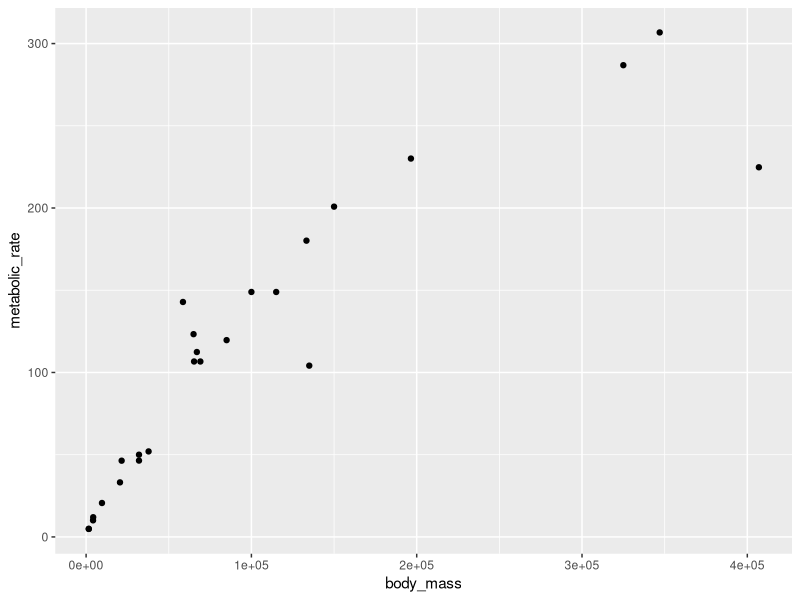
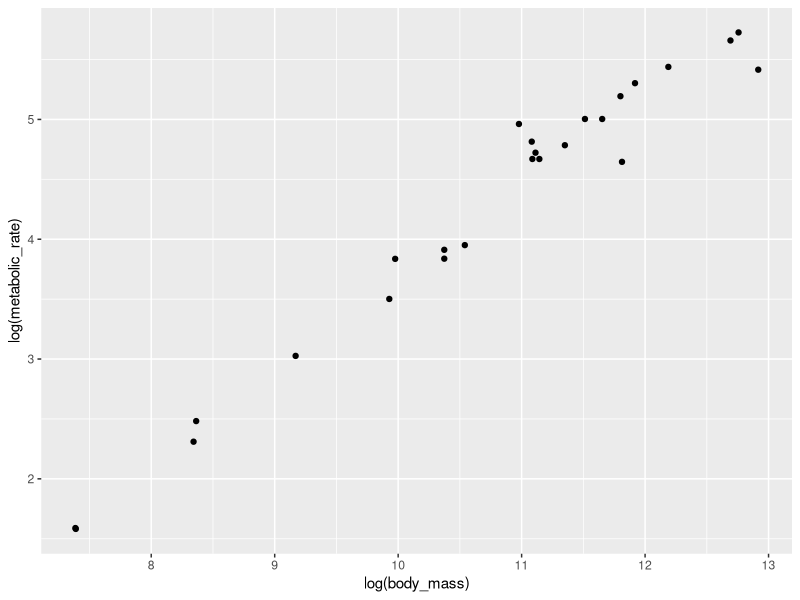

Write the R code that produced these figures, in order.
# Load library
# install.packages("tidyverse")
library(tidyverse)

#set up data frame for plotting
size_mr_data <- data.frame(
  body_mass = c(32000, 37800, 347000, 4200, 196500, 100000, 4290, 
    32000, 65000, 69125, 9600, 133300, 150000, 407000, 115000, 
    67000,325000, 21500, 58588, 65320, 85000, 135000, 20500, 1613,
    1618),
  metabolic_rate = c(49.984, 51.981, 306.770, 10.075, 230.073, 
    148.949, 11.966, 46.414, 123.287, 106.663, 20.619, 180.150, 
    200.830, 224.779, 148.940, 112.430, 286.847, 46.347, 142.863, 
    106.670, 119.660, 104.150, 33.165, 4.900, 4.865))
    
#code goes here
#body mass vs metabolic rate

ggplot(data = size_mr_data, aes(x= body_mass, y = metabolic_rate)) +
  geom_point()
ggplot(data = size_mr_data, aes(x = log(body_mass), y= log(metabolic_rate))) +
  geom_point()
